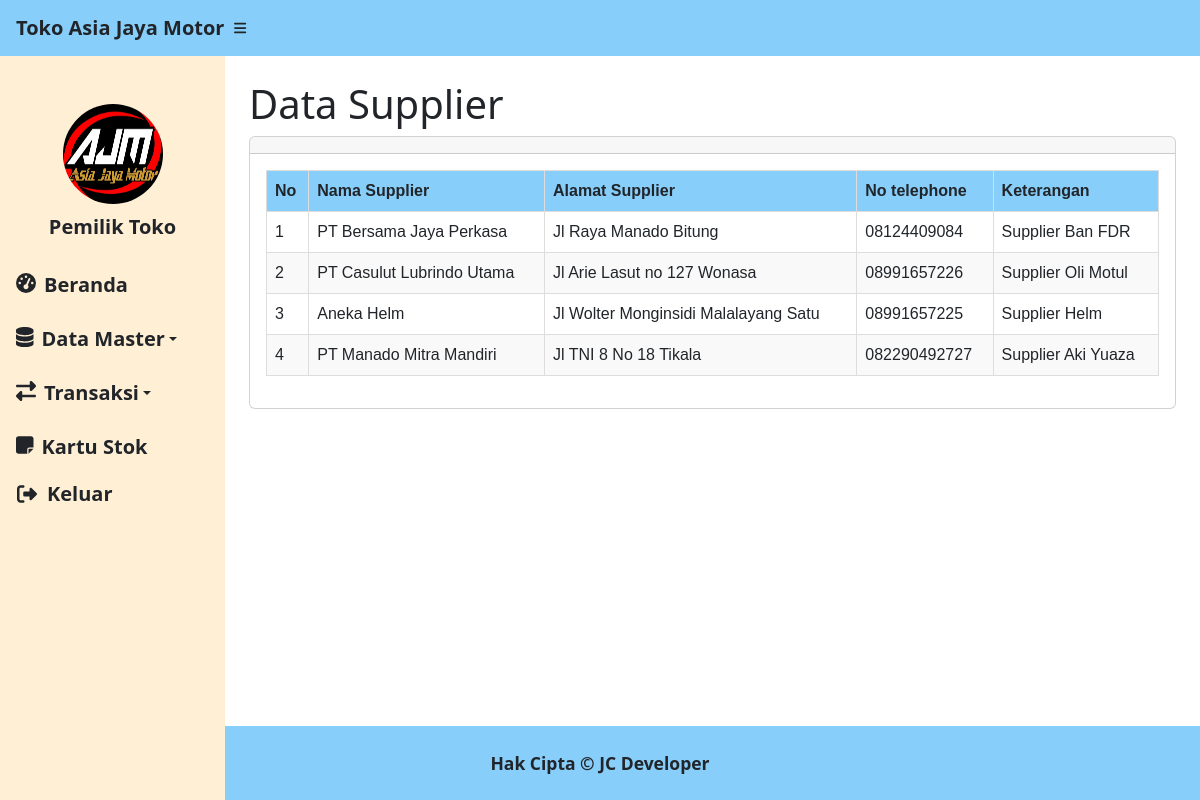
Page /supplier_pimpinan.php (signed in) on the committed database.
### tables this page shows
CREATE TABLE `supplier` (
  `id_supplier` int(11) NOT NULL,
  `nama_supplier` varchar(100) NOT NULL,
  `alamat_supplier` varchar(100) NOT NULL,
  `no_telephone` varchar(100) NOT NULL,
  `keterangan` varchar(100) NOT NULL
);

### supplier_pimpinan.php (the view, shortened to what this page needs)
<?php
require 'fungsi.php';
?>
<!DOCTYPE html>
<html lang="en">
<head>
    <link href="https://cdn.jsdelivr.net/npm/simple-datatables@7.1.2/dist/style.min.css" rel="stylesheet">
    <link href="css/styles.css" rel="stylesheet">
</head>
<body class="sb-nav-fixed">
    <nav class="sb-topnav navbar navbar-expand navbar-dark navmain">
        <a class="navbar-brand ps-3 text-dark" style="font-weight: bold;" href="index.php">Toko Asia Jaya Motor</a>
        <button class="btn btn-link btn-sm order-1 order-lg-0 me-4 me-lg-0" id="sidebarToggle" href="#!"><i class="fas fa-bars text-dark" style="font-weight: bold;"></i></button>
    </nav>
    <div id="layoutSidenav">
        <div id="layoutSidenav_nav">
            <nav class="sb-sidenav accordion navsecond" id="sidenavAccordion">
                <div class="container text-center mt-5">
                    <img src="./img/logo-ajm.jpeg" class="rounded-circle mx-auto" style="width: 100px; height: 100px;">
                    <p class="mt-2 text-dark fs-5" style="font-weight: bold;">Pemilik Toko</p>
                </div>
                <div class="sb-sidenav-menu">
                    <div class="nav">
                        <a class="nav-link text-white" href="beranda_pimpinan.php">
                            <div class="sb-nav-link-icon"><i class="fas fa-tachometer-alt fs-5 text-dark"></i></div>
                            <p class="mb-0 fs-5 hover-effect text-dark" style="font-weight: bold;">Beranda</p>
                        </a>
                        <li class="nav-item dropdown">
                            <a class="nav-link dropdown-toggle text-dark" id="stokBarangDropdown" role="button" data-bs-toggle="dropdown" aria-haspopup="true" aria-expanded="false">
                                <div class="sb-nav-link-icon"><i class="fas fa-database fs-5 text-dark"></i></div>
                                <span class="mb-0 fs-5 hover-effect text-dark" style="font-weight: bold;">Data Master</span>
                            </a>
                        </li>
                        <li class="nav-item dropdown">
                            <a class="nav-link dropdown-toggle text-dark" id="stokBarangDropdown" role="button" data-bs-toggle="dropdown" aria-haspopup="true" aria-expanded="false">
                                <div class="sb-nav-link-icon"><i class="fas fa-exchange-alt fs-5 text-dark"></i></div>
                                <span class="mb-0 fs-5 hover-effect text-dark" style="font-weight: bold;">Transaksi</span>
                            </a>
                        </li>
                        <a class="nav-link text-white" href="kartustok_pimpinan.php">
                            <div class="sb-nav-link-icon"><i class="fa-solid fa-note-sticky fs-5 text-dark"></i></div>
                            <p class="mb-0 fs-5 hover-effect text-dark" style="font-weight: bold;">Kartu Stok</p>
                        </a>
                        <button onclick="confirmLogout()" class="btn btn-link btn-sm order-1 order-lg-0 me-4 me-lg-0 text-dark fs-5" style="font-weight: bold; text-decoration: none; display: flex; align-items: center;">
                            <div class="sb-nav-link-icon"><i class="fas fa-sign-out-alt fs-5 text-dark" style="margin-left: 8px;"></i></div>
                            <span style="margin-left: 10px;">Keluar</span>
                        </button>
                    </div>
                </div>
            </nav>
        </div>
        <div id="layoutSidenav_content">
            <main>
                <div class="container-fluid px-4">
                    <h1 class="mt-4">Data Supplier</h1>
                    <div class="card mb-4">
                        <div class="card-header">
                        </div>
                        <div class="card-body">
                            <table id="datatablesSimple" class="table table-bordered">
                                <thead>
                                    <tr>
                                        <th>No</th>
                                        <th>Nama Supplier</th>
                                        <th>Alamat Supplier</th>
                                        <th>No telephone</th>
                                        <th>Keterangan</th>
                                    </tr>
                                </thead>
                                <tbody>
                                    <?php
                                    $ambilsemuadatasupplier = mysqli_query($conn, "SELECT * FROM `supplier`");
                                    $i = 1;
                                    while ($data = mysqli_fetch_array($ambilsemuadatasupplier)) {
                                        $nama_supplier = $data['nama_supplier'];
                                        $alamat_supplier = $data['alamat_supplier'];
                                        $no_telephone = $data['no_telephone'];
                                        $keterangan = $data['keterangan'];
                                    ?>
                                        <tr>
                                            <td><?php echo $i++; ?></td>
                                            <td><?php echo $nama_supplier; ?></td>
                                            <td><?php echo $alamat_supplier; ?></td>
                                            <td><?php echo $no_telephone; ?></td>
                                            <td><?php echo $keterangan; ?></td>
                                        </tr>
                                    <?php
                                    }
                                    ?>
                                </tbody>
                            </table>
                        </div>
                    </div>
                </div>
            </main>
            <footer class="py-4 mt-auto text-dark fs-5 footer fixed-bottom" style="font-weight: bold;">
                <div class="container-fluid px-4">
                    <div class="d-flex align-items-center justify-content-center small">
                        <div class="text-center font-weight-bold">Hak Cipta &copy; JC Developer</div>
                    </div>
                </div>
            </footer>
        </div>
    </div>
</body>
</html>

### supplier_pimpinan.php (style rules this page uses)
.navmain { background-color: #87CEFA }
.navsecond { background-color: #FFEFD5 }
.footer { background-color: #87CEFA }
#datatablesSimple { font-family: Arial, sans-serif; border-collapse: collapse; width: 100%; }
#datatablesSimple th, #datatablesSimple td { border: 1px solid #dddddd; text-align: left; padding: 8px; }
#datatablesSimple th { background-color: #87CEFA; }
#datatablesSimple tr:nth-child(even) { background-color: #f9f9f9; }

### rows in the picture
supplier: nama_supplier "PT Bersama Jaya Perkasa", alamat_supplier "Jl Raya Manado Bitung", no_telephone "08124409084", keterangan "Supplier Ban FDR"
supplier: nama_supplier "PT Casulut Lubrindo Utama", alamat_supplier "Jl Arie Lasut no 127 Wonasa", no_telephone "08991657226", keterangan "Supplier Oli Motul"
supplier: nama_supplier "Aneka Helm", alamat_supplier "Jl Wolter Monginsidi Malalayang Satu", no_telephone "08991657225", keterangan "Supplier Helm"
supplier: nama_supplier "PT Manado Mitra Mandiri", alamat_supplier "Jl TNI 8 No 18 Tikala", no_telephone "082290492727", keterangan "Supplier Aki Yuaza"
